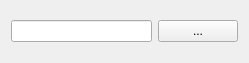
<?xml version="1.0" encoding="UTF-8"?>
<ui version="4.0">
 <class>ItemPathWidget</class>
 <widget class="QWidget" name="ItemPathWidget">
  <property name="geometry">
   <rect>
    <x>0</x>
    <y>0</y>
    <width>249</width>
    <height>63</height>
   </rect>
  </property>
  <property name="windowTitle">
   <string>Form</string>
  </property>
  <layout class="QHBoxLayout" name="horizontalLayout">
   <item>
    <widget class="QLineEdit" name="lineEdit">
     <property name="text">
      <string/>
     </property>
    </widget>
   </item>
   <item>
    <widget class="QPushButton" name="pushButton">
     <property name="text">
      <string>...</string>
     </property>
    </widget>
   </item>
  </layout>
 </widget>
 <resources/>
 <connections/>
</ui>
